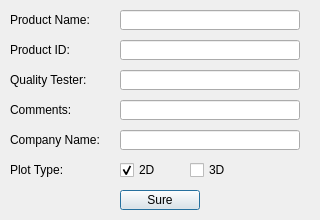
<?xml version="1.0" encoding="UTF-8"?>
<ui version="4.0">
 <class>ExportReport_Dialog</class>
 <widget class="QDialog" name="ExportReport_Dialog">
  <property name="geometry">
   <rect>
    <x>0</x>
    <y>0</y>
    <width>320</width>
    <height>220</height>
   </rect>
  </property>
  <property name="windowTitle">
   <string>Dialog</string>
  </property>
  <widget class="QLabel" name="label_1">
   <property name="geometry">
    <rect>
     <x>10</x>
     <y>10</y>
     <width>100</width>
     <height>20</height>
    </rect>
   </property>
   <property name="text">
    <string>Product Name:</string>
   </property>
  </widget>
  <widget class="QLabel" name="label_2">
   <property name="geometry">
    <rect>
     <x>10</x>
     <y>40</y>
     <width>100</width>
     <height>20</height>
    </rect>
   </property>
   <property name="text">
    <string>Product ID:</string>
   </property>
  </widget>
  <widget class="QLabel" name="label_3">
   <property name="geometry">
    <rect>
     <x>10</x>
     <y>70</y>
     <width>100</width>
     <height>20</height>
    </rect>
   </property>
   <property name="text">
    <string>Quality Tester:</string>
   </property>
  </widget>
  <widget class="QLabel" name="label_4">
   <property name="geometry">
    <rect>
     <x>10</x>
     <y>100</y>
     <width>100</width>
     <height>20</height>
    </rect>
   </property>
   <property name="text">
    <string>Comments:</string>
   </property>
  </widget>
  <widget class="QLabel" name="label_5">
   <property name="geometry">
    <rect>
     <x>10</x>
     <y>130</y>
     <width>100</width>
     <height>20</height>
    </rect>
   </property>
   <property name="text">
    <string>Company Name:</string>
   </property>
  </widget>
  <widget class="QLabel" name="label_6">
   <property name="geometry">
    <rect>
     <x>10</x>
     <y>160</y>
     <width>100</width>
     <height>20</height>
    </rect>
   </property>
   <property name="text">
    <string>Plot Type:</string>
   </property>
  </widget>
  <widget class="QLineEdit" name="lineEdit_1">
   <property name="geometry">
    <rect>
     <x>120</x>
     <y>10</y>
     <width>180</width>
     <height>20</height>
    </rect>
   </property>
   <property name="text">
    <string/>
   </property>
  </widget>
  <widget class="QLineEdit" name="lineEdit_2">
   <property name="geometry">
    <rect>
     <x>120</x>
     <y>40</y>
     <width>180</width>
     <height>20</height>
    </rect>
   </property>
   <property name="text">
    <string/>
   </property>
  </widget>
  <widget class="QLineEdit" name="lineEdit_3">
   <property name="geometry">
    <rect>
     <x>120</x>
     <y>70</y>
     <width>180</width>
     <height>20</height>
    </rect>
   </property>
   <property name="text">
    <string/>
   </property>
  </widget>
  <widget class="QLineEdit" name="lineEdit_4">
   <property name="geometry">
    <rect>
     <x>120</x>
     <y>100</y>
     <width>180</width>
     <height>20</height>
    </rect>
   </property>
   <property name="text">
    <string/>
   </property>
  </widget>
  <widget class="QLineEdit" name="lineEdit_5">
   <property name="geometry">
    <rect>
     <x>120</x>
     <y>130</y>
     <width>180</width>
     <height>20</height>
    </rect>
   </property>
   <property name="text">
    <string/>
   </property>
  </widget>
  <widget class="QCheckBox" name="checkBox_2D">
   <property name="geometry">
    <rect>
     <x>120</x>
     <y>160</y>
     <width>60</width>
     <height>20</height>
    </rect>
   </property>
   <property name="text">
    <string>2D</string>
   </property>
   <property name="checked">
    <bool>true</bool>
   </property>
  </widget>
  <widget class="QCheckBox" name="checkBox_3D">
   <property name="geometry">
    <rect>
     <x>190</x>
     <y>160</y>
     <width>60</width>
     <height>20</height>
    </rect>
   </property>
   <property name="text">
    <string>3D</string>
   </property>
  </widget>
  <widget class="QPushButton" name="sureBtn">
   <property name="geometry">
    <rect>
     <x>120</x>
     <y>190</y>
     <width>80</width>
     <height>20</height>
    </rect>
   </property>
   <property name="text">
    <string>Sure</string>
   </property>
  </widget>
 </widget>
 <resources/>
 <connections/>
</ui>
